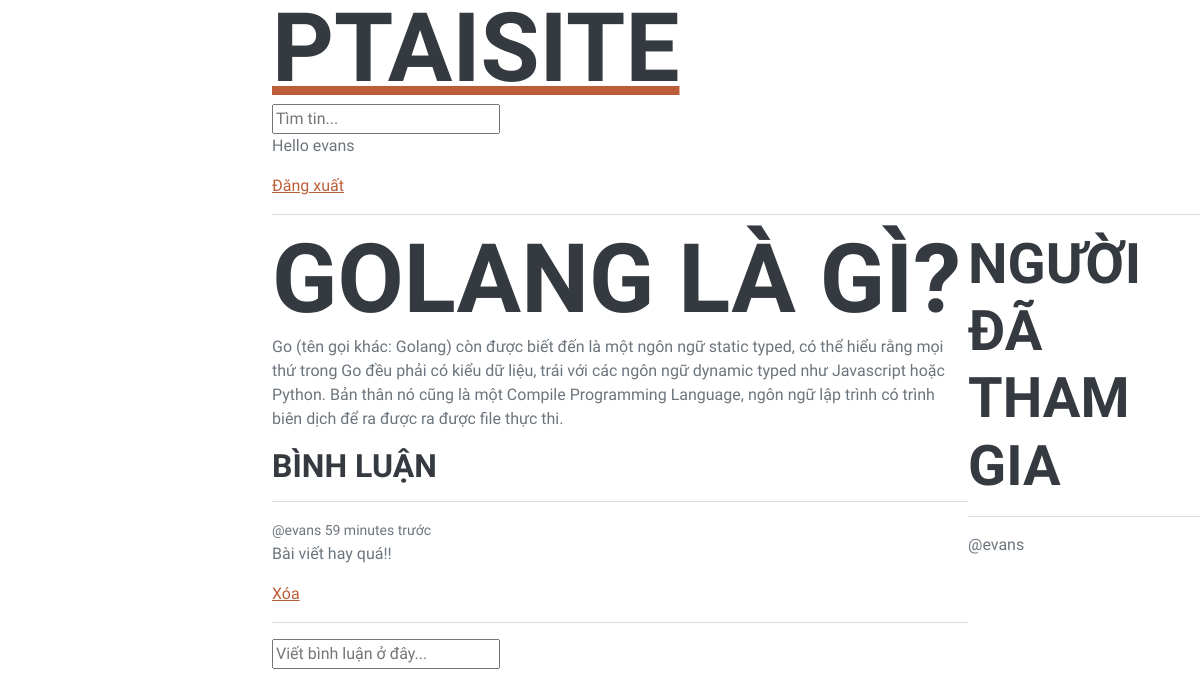
/room/16/ (signed in), run on the app's committed database.
### base/models.py (models this page shows, shortened)
class Room (models.Model):
    name = models.CharField(max_length=200)
    host = models.ForeignKey(User, on_delete=models.SET_NULL, null=True)
    topic = models.ForeignKey(Topic, on_delete=models.SET_NULL, null=True)
    description = models.TextField(null=True, blank=True)
    updated = models.DateTimeField(auto_now = True)
    created = models.DateTimeField(auto_now_add=True)
    paticipants = models.ManyToManyField(User, related_name='paticipants', blank=True)
    class Meta:
        ordering = ['-updated', '-created']

class Message(models.Model):
    user = models.ForeignKey(User, on_delete=models.CASCADE)
    room = models.ForeignKey(Room, on_delete=models.CASCADE)
    body = models.TextField()
    updated = models.DateTimeField(auto_now = True)
    created = models.DateTimeField(auto_now_add=True)

### base/views.py (the view, shortened to what this page needs)
# urls.py: path('room/<str:pk>/', views.room, name="room") ,
def room(request, pk):
    room = Room.objects.get(id=pk)
    room_messages = room.message_set.all().order_by('-created')
    paticipants = room.paticipants.all()
    context = {'room': room, 'room_messages': room_messages, 'paticipants': paticipants}
    return render(request, 'base/room.html', context)

### base/templates/base/room.html (shortened to what this page needs)
{% extends 'main.html'%}
{% block content%}
<div class="room-container">
    <div>
        <h1> {{ room.name }} </h1>
        <p>{{room.description}}</p>
        <div class="comment-wrapper">
            <h3>Bình luận</h3>
            <hr>
            {% for message in room_messages%}
                <div>
                    <small>@{{message.user}} {{message.created|timesince}} trước</small>
                    <p>{{message.body}}</p>
                    {% if request.user == message.user%}
                    <a href="{% url 'delete-message' message.id %}">Xóa</a>
                    {% endif %}
                    <hr>
                </div>
            {% endfor%}
        </div>
        {% if request.user.is_authenticated%}
        <div class="comment-form">
            <form method="POST" action="">
                <input type="text" name="body" placeholder="Viết bình luận ở đây..."/>
            </form>
        </div>
        {% endif %}
    </div>
    <div>
        <h2>Người đã tham gia</h2>
        <hr>
        {% for user in paticipants%}
        <div>
            <p>@{{user.username}}</p>
        </div>
        {% endfor %}
    </div>
</div>
{% endblock content%}

### templates/navbar.html
<a href="/">
    <h1>PTaiSite</h1>
</a>
<form method="GET" action="{% url 'home' %}">
    <input type="text" name= "q" placeholder="Tìm tin..." />
</form>
{% if request.user.is_authenticated %}
<p>Hello {{request.user}}</p>
<a href="{% url 'logout'%}">Đăng xuất</a>
{% else %}
<a href="{% url 'login'%}">Đăng nhập</a>
{% endif %}
<hr>

### base/templates/base/room.html (style rules this page uses)
.room-container { display: grid; grid-template-columns: 3fr 1fr; }

### data on the page
Room: name "GOLANG LÀ GÌ?", description "Go (tên gọi khác: Golang) còn được biết đến là một ngôn ngữ static typed, có thể hiểu rằng mọi thứ trong Go đều phải có kiểu dữ liệu, trái với các ngôn ngữ dynamic typed như Javascript hoặc Python. Bản thân nó cũng là một Compile Programming Language, ngôn ngữ lập trình có trình biên dịch để ra được ra được file thực thi."
Message: user "evans", created "59 minutes", body "Bài viết hay quá!!", shows "Xóa"

### other printed values
{{ request.user }} "evans"
{{ user.username }} "evans"
